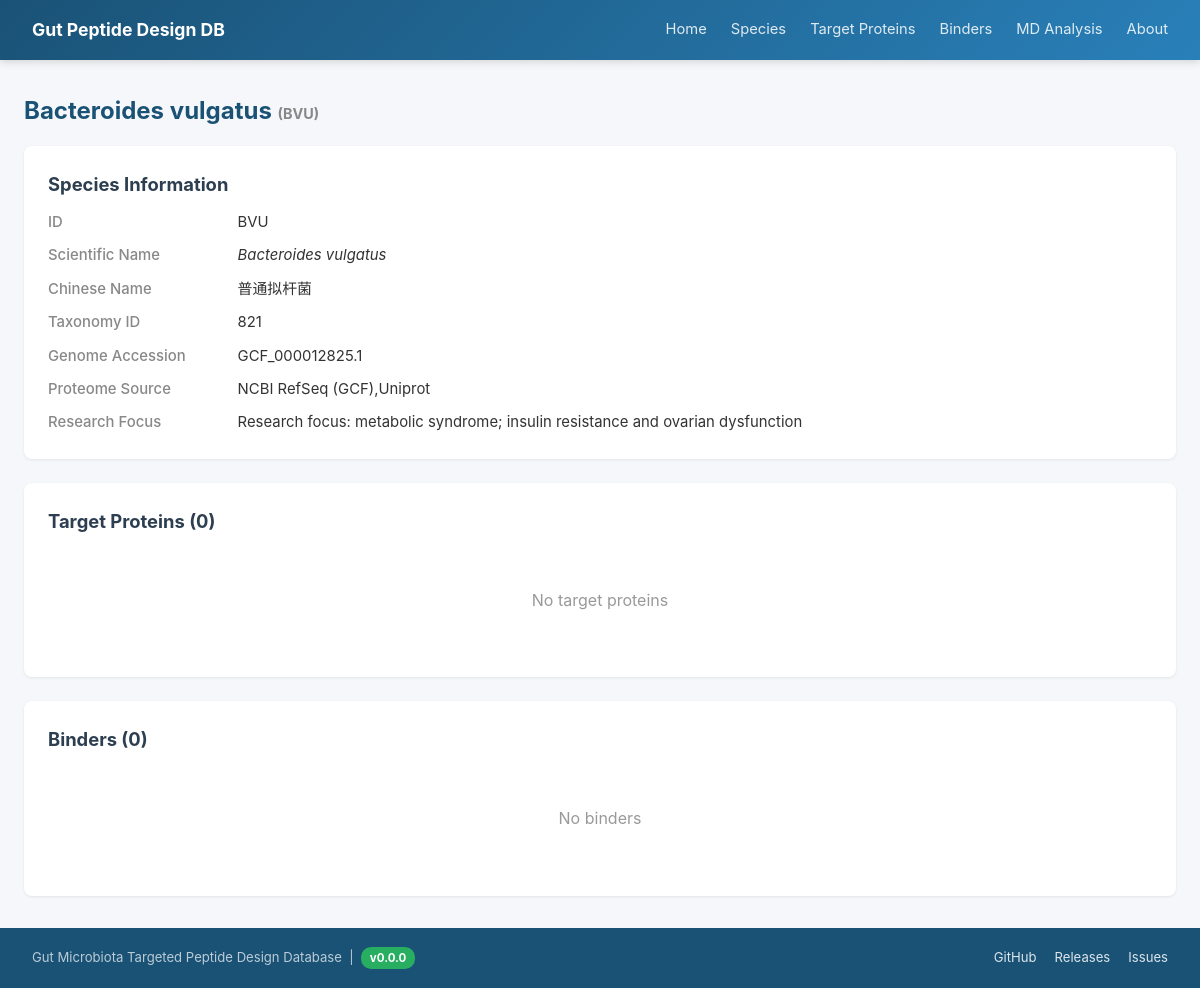
/species/BVU, run on an earlier commit of the app's database.
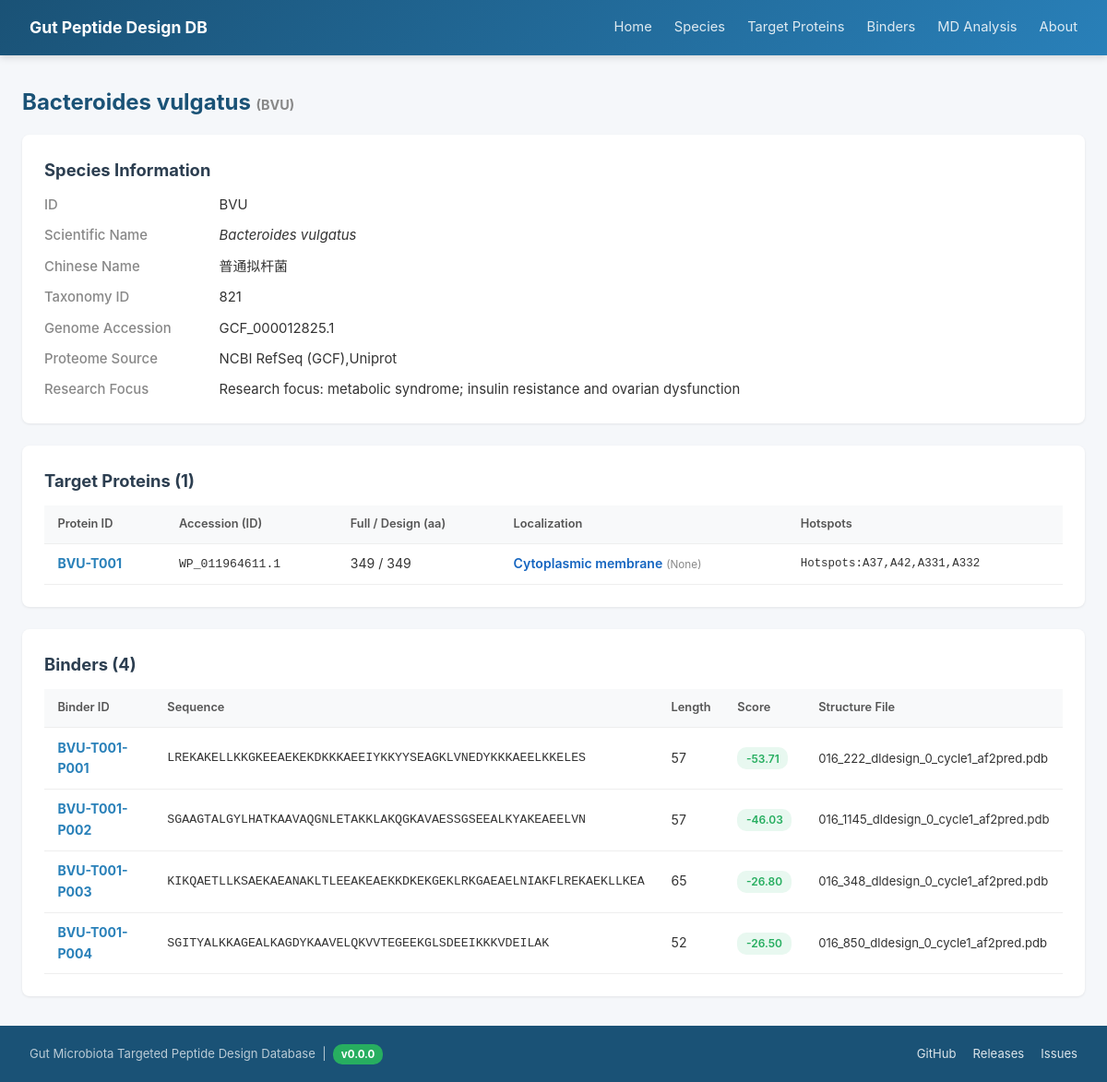
And on a later commit of the database.
### tables this page shows
CREATE TABLE Target_Protein (
        Species_ID            TEXT NOT NULL,
        Protein_ID            TEXT PRIMARY KEY,
        ID_Accession          TEXT,
        Full_Length           INTEGER,
        AA_Length             INTEGER,
        Protein_Sequence      TEXT,
        Localization_Evidence TEXT,
        DeepLocPro_Location   TEXT,
        DeepLocPro_ExtProb    REAL,
        SignalP_Category      TEXT,
        SignalP_SPLen         INTEGER,
        DeepTMHMM_Type        TEXT,
        Pfam_Family           TEXT,
        Notes                 TEXT,
        FOREIGN KEY (Species_ID) REFERENCES Species(Species_ID)
    );

CREATE TABLE Binder (
        Binder_ID       TEXT PRIMARY KEY,
        Species_ID      TEXT NOT NULL,
        Binder_Sequence TEXT,
        Length          INTEGER,
        Raw_Score       REAL,
        dG_sep_norm     REAL,
        dSASA_int       REAL,
        complex_norm    REAL,
        total_score     REAL,
        packstat        REAL,
        hbonds_int      INTEGER,
        pLDDT_total     REAL,
        pLDDT_binder    REAL,
        PAE_interaction REAL,
        binder_RMSD     REAL,
        target_RMSD     REAL,
        Sequence_File   TEXT,
        Structure_File  TEXT,
        Notes           TEXT,
        FOREIGN KEY (Species_ID) REFERENCES Species(Species_ID)
    );

### app.py (the view)
@app.route('/species/<sid>')
def species_detail(sid):
    db = get_db()
    sp = db.execute("SELECT * FROM Species WHERE Species_ID=?", (sid,)).fetchone()
    if not sp: return "未找到", 404
    proteins = db.execute("SELECT * FROM Target_Protein WHERE Species_ID=?", (sid,)).fetchall()
    binders = db.execute("SELECT * FROM Binder WHERE Species_ID=? ORDER BY Raw_Score", (sid,)).fetchall()
    return render_template('species_detail.html', sp=sp, proteins=proteins, binders=binders)

### app.py (called while the page is built)
@app.context_processor
def inject_meta():
    return {'DB_VERSION': DB_VERSION, 'REPO_URL': REPO_URL}

def get_db():
    if 'db' not in g:
        g.db = sqlite3.connect(DB_PATH)
        g.db.row_factory = sqlite3.Row
    return g.db

### templates/species_detail.html (shortened to what this page needs)
{% extends "base.html" %}
{% block content %}
<h1>{{ sp.Scientific_Name }} <small style="font-size:.6em; color:#888;">({{ sp.Species_ID }})</small></h1>
<div class="card">
    <h2>Species Information</h2>
    <div class="detail-grid">
        <div class="detail-label">ID</div><div>{{ sp.Species_ID }}</div>
        <div class="detail-label">Scientific Name</div><div><em>{{ sp.Scientific_Name }}</em></div>
        <div class="detail-label">Chinese Name</div><div>{{ sp.Chinese_Name }}</div>
        <div class="detail-label">Taxonomy ID</div><div>{{ sp.Taxonomy_ID }}</div>
        <div class="detail-label">Genome Accession</div><div>{{ sp.Genome_Accession }}</div>
        <div class="detail-label">Proteome Source</div><div>{{ sp.Proteome_Source }}</div>
        <div class="detail-label">Research Focus</div><div>{{ sp.Notes }}</div>
    </div>
</div>
<div class="card">
    <h2>Target Proteins ({{ proteins|length }})</h2>
    {% if proteins %}
    <table>
        <thead><tr><th>Protein ID</th><th>Accession (ID)</th><th>Full / Design (aa)</th><th>Localization</th><th>Hotspots</th></tr></thead>
        <tbody>
            {% for p in proteins %}
            <tr>
                <td><a href="/proteins/{{ p.Protein_ID }}"><strong>{{ p.Protein_ID }}</strong></a></td>
                <td style="font-family:monospace;font-size:.82rem;">{{ p.ID_Accession }}</td>
                <td>{{ p.Full_Length }} / {{ p.AA_Length }}</td>
                <td>
                    {% if p.DeepLocPro_Location == 'Extracellular' %}<span style="color:#2e7d32;font-weight:600;">Extracellular</span>{% else %}<span style="color:#1565c0;font-weight:600;">Cytoplasmic membrane</span>{% endif %}
                    <small style="color:#888;">({{ p.DeepTMHMM_Type }})</small>
                </td>
                <td style="font-size:.78rem;font-family:monospace;">{{ p.Notes or '-' }}</td>
            </tr>
            {% endfor %}
        </tbody>
    </table>
    {% else %}<div class="empty-state"><p>No target proteins</p></div>{% endif %}
</div>
<div class="card">
    <h2>Binders ({{ binders|length }})</h2>
    {% if binders %}
    <table>
        <thead><tr><th>Binder ID</th><th>Sequence</th><th>Length</th><th>Score</th><th>Structure File</th></tr></thead>
        <tbody>
            {% for b in binders %}
            <tr>
                <td><a href="/binders/{{ b.Binder_ID }}"><strong>{{ b.Binder_ID }}</strong></a></td>
                <td style="font-family:monospace; font-size:.83rem;">{{ b.Binder_Sequence }}</td>
                <td>{{ b.Length or '-' }}</td>
                <td>
                    {% if b.Raw_Score %}
                    <span class="badge {% if b.Raw_Score < -6 %}badge-green{% elif b.Raw_Score < -4 %}badge-blue{% else %}badge-orange{% endif %}">
                        {{ "%.2f"|format(b.Raw_Score) }}
                    </span>{% else %}-{% endif %}
                </td>
                <td style="font-size:.82rem;">{{ b.Structure_File or '-' }}</td>
            </tr>
            {% endfor %}
        </tbody>
    </table>
    {% else %}<div class="empty-state"><p>No binders</p></div>{% endif %}
</div>
{% endblock %}

What changed in the data, as far as the page shows it:
added Target_Protein: Protein_ID "BVU-T001", ID_Accession "WP_011964611.1", Full_Length "349", AA_Length "349", DeepTMHMM_Type "None", Notes "Hotspots:A37,A42,A331,A332"
added Binder: Binder_ID "BVU-T001-P001", Binder_Sequence "LREKAKELLKKGKEEAEKEKDKKKAEEIYKKYYSEAGKLVNEDYKKKAEELKKELES", Length "57", Raw_Score "-53.71", Structure_File "016_222_dldesign_0_cycle1_af2pred.pdb"
added Binder: Binder_ID "BVU-T001-P002", Binder_Sequence "SGAAGTALGYLHATKAAVAQGNLETAKKLAKQGKAVAESSGSEEALKYAKEAEELVN", Length "57", Raw_Score "-46.03", Structure_File "016_1145_dldesign_0_cycle1_af2pred.pdb"
added Binder: Binder_ID "BVU-T001-P003", Binder_Sequence "KIKQAETLLKSAEKAEANAKLTLEEAKEAEKKDKEKGEKLRKGAEAELNIAKFLREKAEKLLKEA", Length "65", Raw_Score "-26.80", Structure_File "016_348_dldesign_0_cycle1_af2pred.pdb"
added Binder: Binder_ID "BVU-T001-P004", Binder_Sequence "SGITYALKKAGEALKAGDYKAAVELQKVVTEGEEKGLSDEEIKKKVDEILAK", Length "52", Raw_Score "-26.50", Structure_File "016_850_dldesign_0_cycle1_af2pred.pdb"
Also different on the page:
{{ proteins|length }}: "0" → "1"
{{ binders|length }}: "0" → "4"
text no longer shown: "No target proteins No binders"
text now shown: "Protein ID Accession (ID) Full / Design (aa) Localization Hotspots Binder ID Sequence Length Score Structure File"
